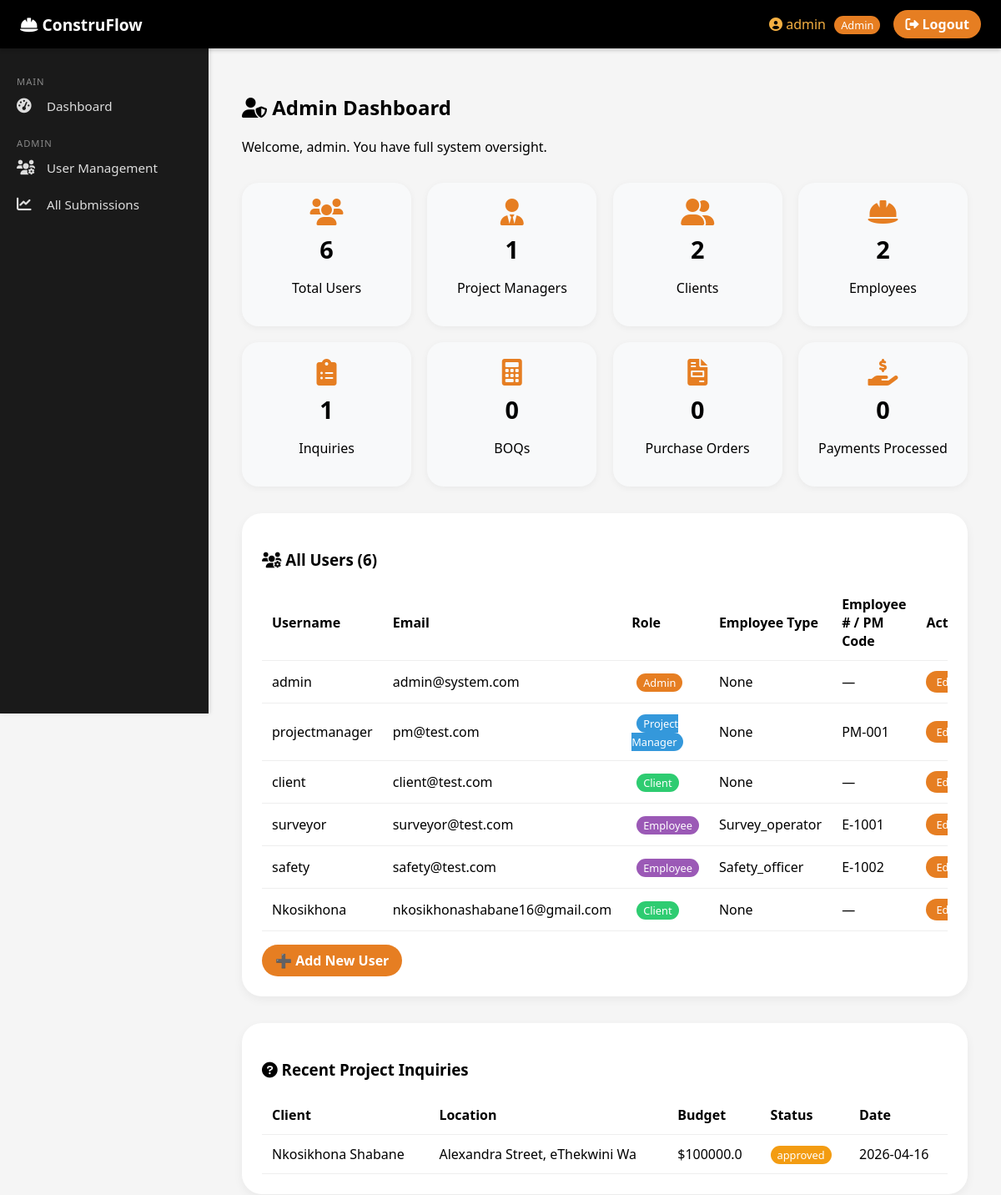
/dashboard (signed in, upper part), run on an earlier commit of the app's database.
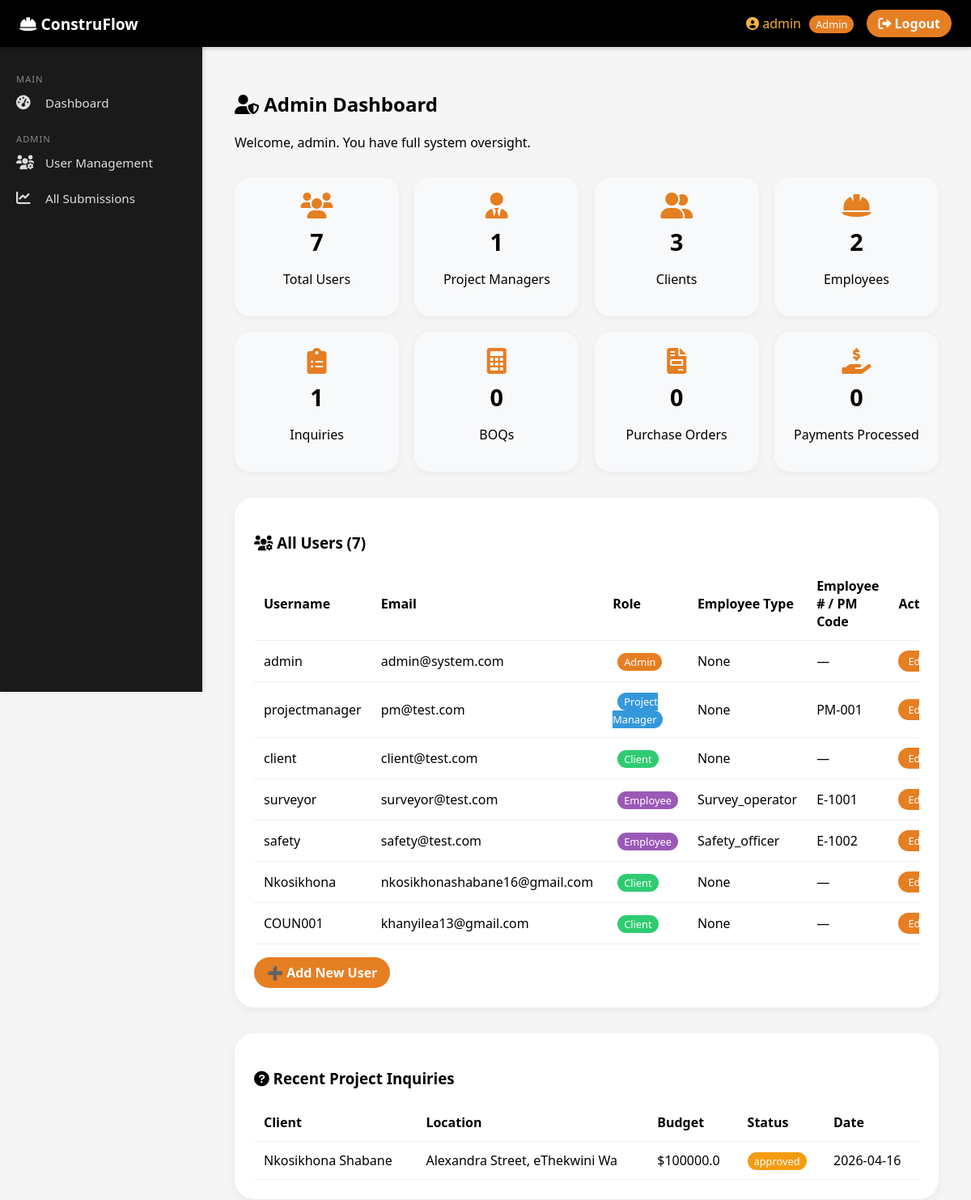
And on a later commit of the database.
### tables this page shows
CREATE TABLE users (
                id TEXT PRIMARY KEY,
                username TEXT UNIQUE NOT NULL,
                email TEXT UNIQUE NOT NULL,
                password TEXT NOT NULL,
                role TEXT NOT NULL,
                employee_type TEXT,
                employee_number TEXT,
                pm_code TEXT,
                assigned_tasks TEXT
            );

CREATE TABLE project_inquiries (
                id TEXT PRIMARY KEY,
                user_id TEXT,
                timestamp TEXT,
                project_scope TEXT,
                location TEXT,
                budget REAL,
                deadline TEXT,
                client_name TEXT,
                client_email TEXT,
                project_details TEXT,
                sketches TEXT,
                site_photos TEXT,
                status TEXT
            );

### app.py (the view, shortened to what this page needs)
@app.route('/dashboard')
def dashboard():
    if not login_required():
        return redirect(url_for('login'))
    user = get_current_user()
    db = get_db()
    all_users = db.execute("SELECT * FROM users").fetchall()
    all_inquiries = db.execute("SELECT * FROM project_inquiries").fetchall()
    all_boqs = db.execute("SELECT * FROM boq_submissions").fetchall()
    all_orders = db.execute("SELECT * FROM purchase_orders").fetchall()
    all_payments = db.execute("SELECT * FROM payments").fetchall()
    all_site_surveys = db.execute("SELECT * FROM site_surveys").fetchall()
    all_safety_audits = db.execute("SELECT * FROM safety_audits").fetchall()
    if user['role'] == 'admin':
        stats = {
            "total_users": len(all_users),
            "project_managers": len([u for u in all_users if u["role"] == "project_manager"]),
            "clients": len([u for u in all_users if u["role"] == "client"]),
            "employees": len([u for u in all_users if u["role"] == "employee"]),
            "total_inquiries": len(all_inquiries),
            "total_boqs": len(all_boqs),
            "total_orders": len(all_orders),
            "total_payments": len(all_payments)
        }
        return render_template("admin_dashboard.html",
                               stats=stats,
                               users=all_users,
                               inquiries=all_inquiries,
                               site_surveys=all_site_surveys,
                               safety_audits=all_safety_audits,
                               current_user=user)
    else:
        return redirect(url_for('login'))

### app.py (called while the page is built)
def get_db():
    db = getattr(g, '_database', None)
    if db is None:
        db = g._database = sqlite3.connect(DATABASE)
        db.row_factory = sqlite3.Row
    return db

@app.teardown_appcontext
def close_connection(exception):
    db = getattr(g, '_database', None)
    if db is not None:
        db.close()

def get_current_user():
    user_id = session.get("user_id")
    if not user_id:
        return None
    db = get_db()
    user = db.execute("SELECT * FROM users WHERE id = ?", (user_id,)).fetchone()
    return dict(user) if user else None

def login_required():
    return get_current_user() is not None

### Templates/admin_dashboard.html (shortened to what this page needs)
{% extends "base.html" %}
{% block content %}
<div class="dashboard-container">
    <h2><i class="fas fa-user-shield"></i> Admin Dashboard</h2>
    <p>Welcome, {{ current_user.username }}. You have full system oversight.</p>
    <div class="stats-grid">
        <div class="stat-card"><i class="fas fa-users"></i><h3>{{ stats.total_users|default(0) }}</h3><p>Total Users</p></div>
        <div class="stat-card"><i class="fas fa-user-tie"></i><h3>{{ stats.project_managers|default(0) }}</h3><p>Project Managers</p></div>
        <div class="stat-card"><i class="fas fa-user-friends"></i><h3>{{ stats.clients|default(0) }}</h3><p>Clients</p></div>
        <div class="stat-card"><i class="fas fa-hard-hat"></i><h3>{{ stats.employees|default(0) }}</h3><p>Employees</p></div>
        <div class="stat-card"><i class="fas fa-clipboard-list"></i><h3>{{ stats.total_inquiries|default(0) }}</h3><p>Inquiries</p></div>
        <div class="stat-card"><i class="fas fa-calculator"></i><h3>{{ stats.total_boqs|default(0) }}</h3><p>BOQs</p></div>
        <div class="stat-card"><i class="fas fa-file-invoice"></i><h3>{{ stats.total_orders|default(0) }}</h3><p>Purchase Orders</p></div>
        <div class="stat-card"><i class="fas fa-hand-holding-usd"></i><h3>{{ stats.total_payments|default(0) }}</h3><p>Payments Processed</p></div>
    </div>
    <div class="dashboard-section">
        <h3><i class="fas fa-users-cog"></i> All Users ({{ users|length }})</h3>
        <div class="table-responsive">
            <table class="data-table">
                <thead>
                    <tr>
                        <th>Username</th>
                        <th>Email</th>
                        <th>Role</th>
                        <th>Employee Type</th>
                        <th>Employee # / PM Code</th>
                        <th>Actions</th>
                    </tr>
                </thead>
                <tbody>
                    {% for user in users %}
                    <tr>
                        <td>{{ user.username }}</td>
                        <td>{{ user.email }}</td>
                        <td><span class="role-badge {{ user.role }}">{{ user.role|replace('_', ' ')|title }}</span></td>
                        <td>{{ user.employee_type|default('—')|title }}</td>
                        <td>
                            {% if user.employee_number %}
                                {{ user.employee_number }}
                            {% elif user.pm_code %}
                                {{ user.pm_code }}
                            {% else %}
                                —
                            {% endif %}
                        </td>
                        <td><a href="{{ url_for('users') }}?edit={{ user.id }}" class="btn-small">Edit</a></td>
                    </tr>
                    {% endfor %}
                </tbody>
            </table>
        </div>
        <a href="{{ url_for('users') }}" class="btn">➕ Add New User</a>
    </div>
    <div class="dashboard-section">
        <h3><i class="fas fa-question-circle"></i> Recent Project Inquiries</h3>
        <table class="data-table">
            <thead><tr><th>Client</th><th>Location</th><th>Budget</th><th>Status</th><th>Date</th></tr></thead>
            <tbody>
                {% for inquiry in inquiries[:5] %}
                <tr>
                    <td>{{ inquiry.client_name }}</td>
                    <td>{{ inquiry.location[:30] }}</td>
                    <td>${{ inquiry.budget }}</td>
                    <td><span class="status-badge">{{ inquiry.status }}</span></td>
                    <td>{{ inquiry.timestamp[:10] }}</td>
                </tr>
                {% endfor %}
            </tbody>
        </table>
    </div>
</div>
{% endblock %}

### Templates/base.html (shortened to what this page needs)
<!DOCTYPE html>
<html lang="en">
<head>
    <link rel="stylesheet" href="https://cdnjs.cloudflare.com/ajax/libs/font-awesome/6.0.0-beta3/css/all.min.css">
</head>
<body>
{% if current_user %}
<div class="navbar">
    <div class="navbar-left">
        <i class="fas fa-hard-hat"></i> ConstruFlow
    </div>
    <div class="navbar-right">
        <span class="user-box">
            <i class="fas fa-user-circle"></i> {{ current_user.username }}
            <span class="role-badge">{{ current_user.role|replace('_', ' ')|title }}</span>
        </span>
        <a href="/logout" class="logout-btn"><i class="fas fa-sign-out-alt"></i> Logout</a>
    </div>
</div>
<div class="sidebar">
    <div class="nav-section">MAIN</div>
    <a href="/dashboard"><i class="fas fa-tachometer-alt"></i> Dashboard</a>
    {% if current_user.role == 'admin' %}
        <div class="nav-section">ADMIN</div>
        <a href="/users"><i class="fas fa-users-cog"></i> User Management</a>
        <a href="/dashboard?view=all"><i class="fas fa-chart-line"></i> All Submissions</a>
    {% elif current_user.role == 'client' %}
        <div class="nav-section">CLIENT PORTAL</div>
        <a href="/project_inquiry"><i class="fas fa-clipboard-list"></i> New Project Inquiry</a>
        <a href="/client/sign_agreement"><i class="fas fa-file-signature"></i> Sign Agreement</a>
        <a href="/payments"><i class="fas fa-credit-card"></i> Make Payment</a>
    {% endif %}
</div>
{% endif %}
<div class="content {% if not current_user %}public-mode{% endif %}">
    {% block content %}{% endblock %}
</div>
</body>
</html>

### Templates/base.html (style rules this page uses)
* { box-sizing: border-box; }
body { margin: 0; font-family: 'Segoe UI', Arial, sans-serif; background: #f5f5f5; }
.navbar { background: #000; color: white; padding: 12px 24px; display: flex; justify-content: space-between; align-items: center; position: fixed; width: 100%; top: 0; left: 0; z-index: 1000; box-shadow: 0 2px 5px rgba(0,0,0,0.2); }
.navbar-left { font-size: 1.2rem; font-weight: bold; }
.navbar-right { display: flex; align-items: center; gap: 16px; }
.user-box { color: #f5b042; font-weight: 500; }
.role-badge { background: #e67e22; padding: 2px 8px; border-radius: 20px; font-size: 0.7rem; margin-left: 6px; }
.logout-btn, .login-btn { background: #e67e22; color: white; padding: 6px 14px; text-decoration: none; font-weight: bold; border-radius: 30px; transition: 0.2s; }
.sidebar { width: 250px; height: 100vh; background: #1a1a1a; position: fixed; top: 55px; left: 0; padding: 20px 0; overflow-y: auto; box-shadow: 2px 0 5px rgba(0,0,0,0.1); }
.sidebar a { display: flex; align-items: center; gap: 12px; color: #ddd; padding: 12px 20px; text-decoration: none; transition: 0.2s; font-size: 0.95rem; }
.sidebar a i { width: 24px; font-size: 1.1rem; }
.sidebar .nav-section { margin-top: 15px; padding: 0 20px; font-size: 0.7rem; text-transform: uppercase; color: #888; letter-spacing: 1px; }
.content { margin-left: 250px; padding: 80px 24px 24px 24px; min-height: 100vh; }
.btn { background: #e67e22; border: none; padding: 10px 20px; color: white; cursor: pointer; font-weight: bold; border-radius: 40px; transition: 0.2s; }

### Templates/admin_dashboard.html (style rules this page uses)
.dashboard-container { max-width: 1400px; margin: 2rem auto; padding: 0 1rem; }
.stats-grid { display: grid; grid-template-columns: repeat(auto-fit, minmax(180px,1fr)); gap: 1.2rem; margin: 2rem 0; }
.stat-card { background: #f8f9fa; border-radius: 20px; padding: 1.2rem; text-align: center; box-shadow: 0 2px 8px rgba(0,0,0,0.05); transition: 0.2s; }
.stat-card i { font-size: 2rem; color: #e67e22; }
.stat-card h3 { margin: 0.5rem 0; font-size: 1.8rem; }
.dashboard-section { background: white; border-radius: 24px; padding: 1.5rem; margin-bottom: 2rem; box-shadow: 0 4px 12px rgba(0,0,0,0.05); }
.table-responsive { overflow-x: auto; }
.data-table { width: 100%; border-collapse: collapse; }
.data-table th, .data-table td { padding: 0.75rem; text-align: left; border-bottom: 1px solid #eee; }
.role-badge { padding: 2px 8px; border-radius: 20px; font-size: 0.8rem; color: white; }
.role-badge.admin { background: #e67e22; }
.role-badge.project_manager { background: #3498db; }
.role-badge.client { background: #2ecc71; }
.role-badge.employee { background: #9b59b6; }
.status-badge { background: #f39c12; padding: 2px 8px; border-radius: 20px; font-size: 0.8rem; color: white; }
.btn-small { background: #e67e22; color: white; padding: 4px 12px; border-radius: 20px; text-decoration: none; font-size: 0.8rem; display: inline-block; }
.btn { background: #e67e22; color: white; padding: 8px 16px; border-radius: 30px; text-decoration: none; display: inline-block; margin-top: 1rem; }

What changed in the data, as far as the page shows it:
added users: username "COUN001", email "khanyilea13@gmail.com", role "Client", employee_type "None"
Also different on the page:
{{ stats.total_users|default(0) }}: "6" → "7"
{{ stats.clients|default(0) }}: "2" → "3"
{{ users|length }}: "6" → "7"
